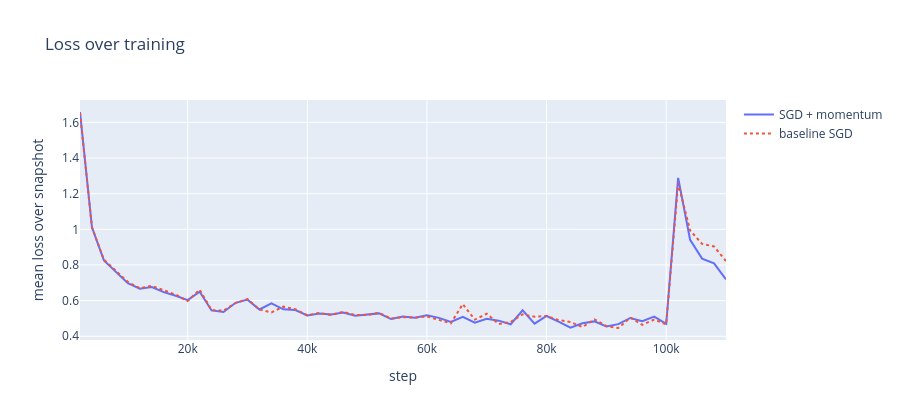
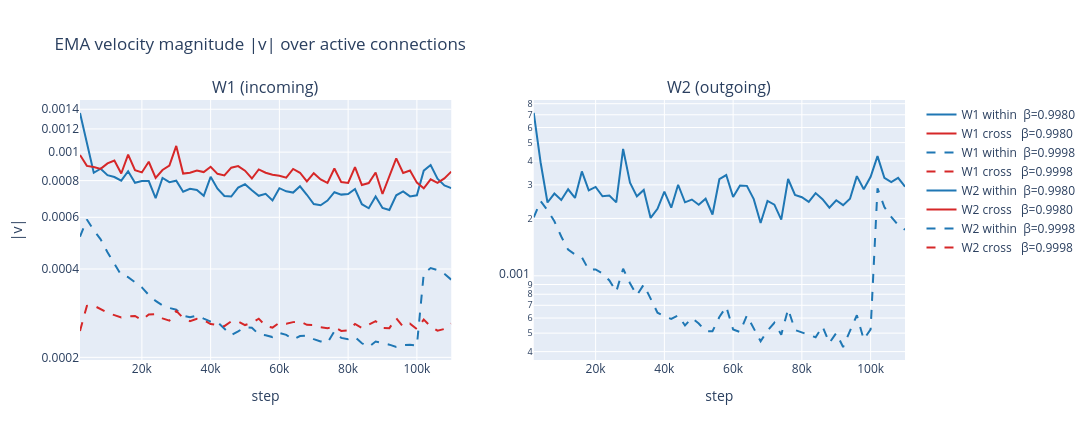
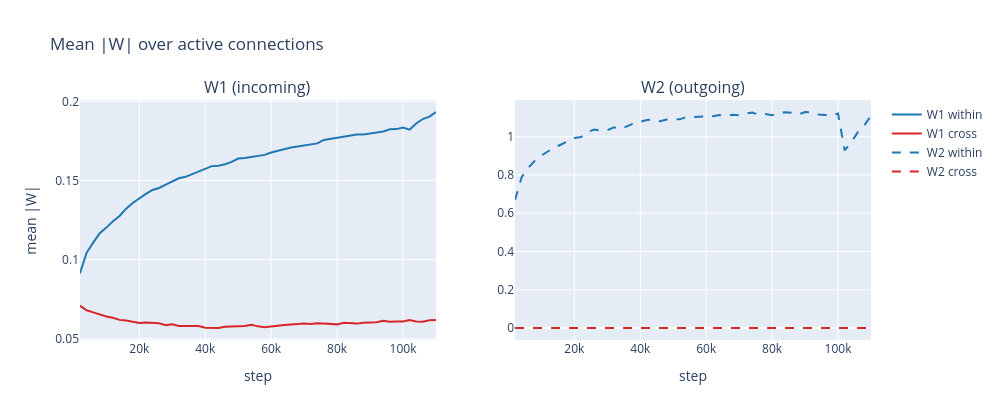
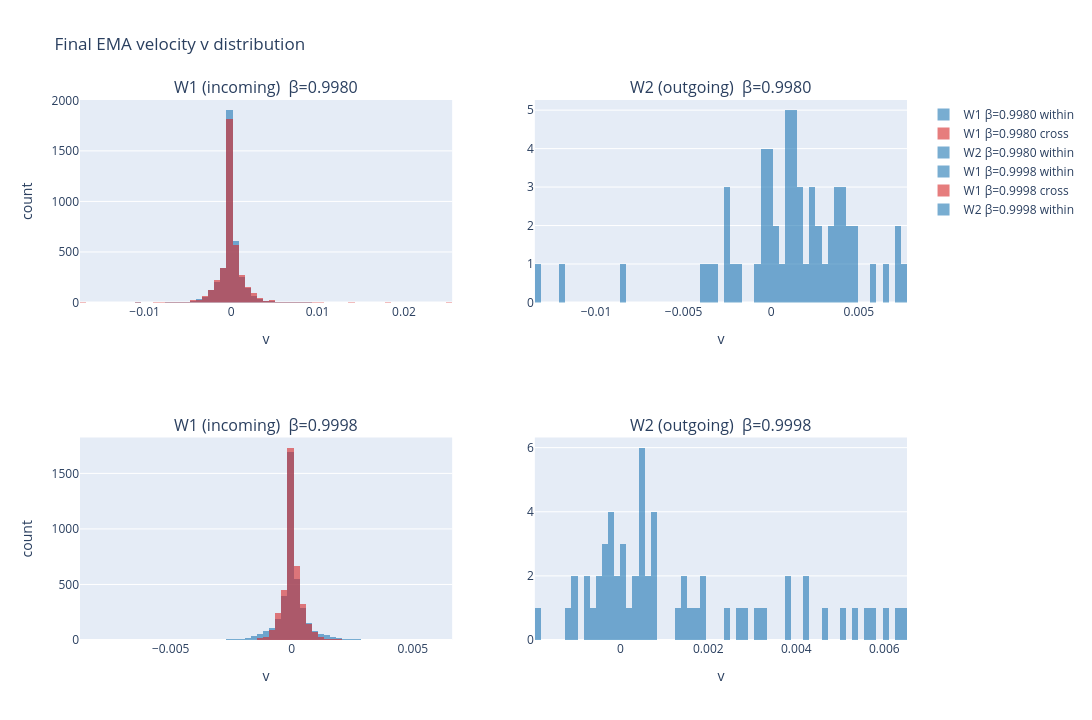

Notebook code cell kept with these figures, in order:
### Code cell
plot_loss(sgd_snaps, baseline_snaps)
plot_velocity_traces(vels)
plot_w_l1_traces(wl1s)
plot_velocity_distribution(sgd_snaps, M1_init, M2_init)
plot_w_l1_distribution(sgd_snaps, M1_init, M2_init);
